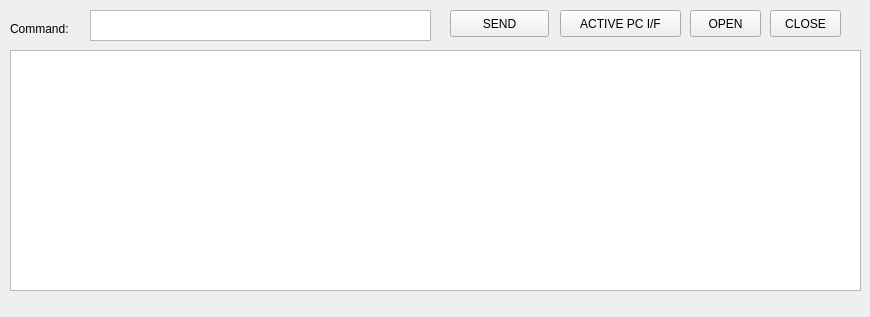
<?xml version="1.0" encoding="UTF-8"?>
<ui version="4.0">
 <class>Widget</class>
 <widget class="QWidget" name="Widget">
  <property name="geometry">
   <rect>
    <x>0</x>
    <y>0</y>
    <width>870</width>
    <height>317</height>
   </rect>
  </property>
  <property name="windowTitle">
   <string>Widget</string>
  </property>
  <widget class="QLabel" name="label">
   <property name="geometry">
    <rect>
     <x>10</x>
     <y>20</y>
     <width>81</width>
     <height>17</height>
    </rect>
   </property>
   <property name="text">
    <string>Command:</string>
   </property>
  </widget>
  <widget class="QTextEdit" name="textEdit">
   <property name="geometry">
    <rect>
     <x>90</x>
     <y>10</y>
     <width>341</width>
     <height>31</height>
    </rect>
   </property>
  </widget>
  <widget class="QPushButton" name="pushButton">
   <property name="geometry">
    <rect>
     <x>450</x>
     <y>10</y>
     <width>99</width>
     <height>27</height>
    </rect>
   </property>
   <property name="text">
    <string>SEND</string>
   </property>
  </widget>
  <widget class="QTextBrowser" name="textBrowser">
   <property name="geometry">
    <rect>
     <x>10</x>
     <y>50</y>
     <width>851</width>
     <height>241</height>
    </rect>
   </property>
  </widget>
  <widget class="QPushButton" name="pushButton_2">
   <property name="geometry">
    <rect>
     <x>560</x>
     <y>10</y>
     <width>121</width>
     <height>27</height>
    </rect>
   </property>
   <property name="text">
    <string>ACTIVE PC I/F</string>
   </property>
  </widget>
  <widget class="QPushButton" name="pushButton_3">
   <property name="geometry">
    <rect>
     <x>690</x>
     <y>10</y>
     <width>71</width>
     <height>27</height>
    </rect>
   </property>
   <property name="text">
    <string>OPEN</string>
   </property>
  </widget>
  <widget class="QPushButton" name="pushButton_4">
   <property name="geometry">
    <rect>
     <x>770</x>
     <y>10</y>
     <width>71</width>
     <height>27</height>
    </rect>
   </property>
   <property name="text">
    <string>CLOSE</string>
   </property>
  </widget>
 </widget>
 <layoutdefault spacing="6" margin="11"/>
 <resources/>
 <connections/>
</ui>
